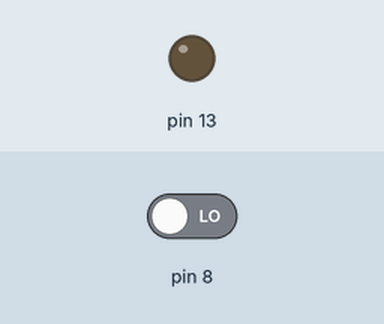
The sketch below on a simulated Arduino Uno, built with avr-gcc and run on an emulated ATmega328P. Shown: output pins drawn as LEDs (lit = HIGH). The inputs (shaded band) are chosen by the test bench; at power-on: pin 8 LOW. What the sketch prints to the serial monitor is not drawn.

Above: at 1.2 s.
1.3 s: pin 8 driven HIGH
At 2.0 s:
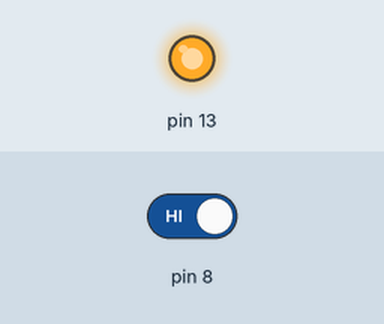
2.8 s: pin 8 driven LOW
At 3.2 s:
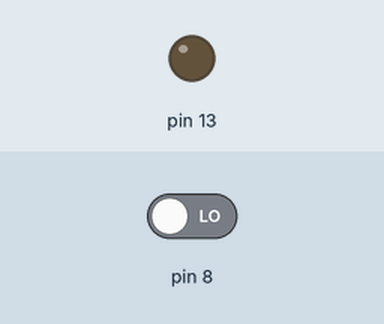
Timing chart, 0 to 5.8 s (numbered marks = the images above; inputs shaded):
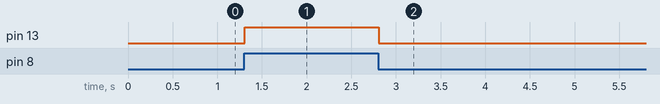

The sketch:

Entrance_Light.ino
```cpp
int value = 0;

void setup() {
  // put your setup code here, to run once:
  pinMode(8, INPUT);
  pinMode(13, OUTPUT);
  Serial.begin(9600);
}

void loop() {
  // put your main code here, to run repeatedly:
  value = digitalRead(8);
  Serial.println(value);
  digitalWrite(13, value);
}
```

Measured:
- after the input at 1.3 s, pin 13: LOW → HIGH at once
- after the input at 2.8 s, pin 13: HIGH → LOW at once
